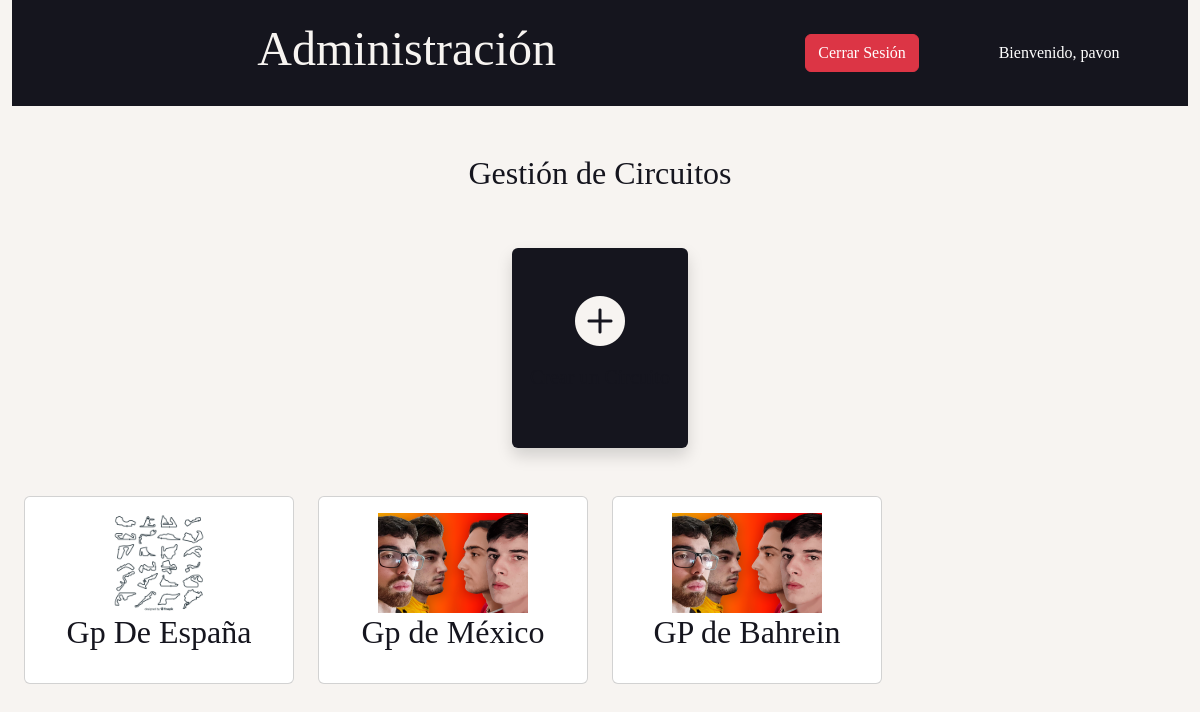
The page /inicio/admin/circuito (signed in) on the database its author committed.
### mundialitopx/models.py (models this page shows, shortened)
class Usuario(AbstractUser):
    fotoperfil = models.ImageField(upload_to='media/foto-perfil/', null=True, blank=True)

class Circuito(models.Model):
    nombre = models.CharField(max_length=100)
    alias = models.CharField(max_length=100)
    pista = models.ImageField(upload_to='media/circuitos/', null=True, blank=True)
    silueta = models.ImageField(upload_to='media/silueta/', null=True, blank=True)
    pais = models.ForeignKey(Pais, on_delete=models.CASCADE)
    fecha = models.DateField( null=True, blank=True)

### mundialitopx/views.py (the view)
# urls.py: path('inicio/admin/circuito', staff_member_required(ListCircuitos.as_view()), name='circuito'),
class ListCircuitos(ListView):
    model = Circuito
    template_name = "mundialitopx/admin/circuito.html"
    context_object_name = "circuitos"

### mundialitopx/templates/mundialitopx/admin/circuito.html
{% extends 'mundialitopx/base.html' %}
{% block content %}
	<div class="row pt-5">
		<h2>Gestión de Circuitos</h2>
	</div>
	<div class="row pt-5 justify-content-center grid gap-5">
		<div class=" card-menu col-2">
			<a href="{% url 'crear_circuito' %}">
				<div class="cardp mcard card shadow w-100 h-100">
					<div class="row pt-5">
						<div class="col">
							<i class=" plus bi bi-plus-circle-fill"></i>
						</div>
					</div>
					<div class="row text-center">
						<div class="col pt-3">
							<p>Crear un Circuito</p>
						</div>
					</div>
				</div>
			</a>
		</div>
        <div class="row">
            {% for circuito in circuitos %}
        <div class="col-3">
            <a href="{% url 'detalle_circuito' circuito.id %}">
            <div class="card cardp text-center">
                <div class="card-body">
                    <div class="card-title">
                        <div class="row">
                            <div class="col-12"><img height="100px"  src="{{ circuito.pista.url}}" alt=""></div>
                            <div class="col-12"><h2>{{ circuito.nombre }}</h2></div>
                        </div>
                    </div>
                </div>
            </div>
            </a>
        </div>
{% endfor %}
        </div>
	</div>
{% endblock %}

### mundialitopx/templates/mundialitopx/base.html (shortened to what this page needs)
{% load static %}
<head>
    <link href="https://cdn.jsdelivr.net/npm/bootstrap@5.3.2/dist/css/bootstrap.min.css" rel="stylesheet">
    <link rel="stylesheet" href="https://cdn.jsdelivr.net/npm/bootstrap-icons@1.11.1/font/bootstrap-icons.css">
    <link rel="stylesheet" href="{% static 'css/style.css' %}">
</head>
<body class="text-center">
    <div class="container-fluid">
        <div class="row">
            <div class="col-12">
                <div class="page-header">
                    <div class="row">
                        <div class="col-8">
                            <h1><a href="/inicio/admin">Administración</a></h1>
                        </div>
                        {% if user.is_authenticated %}
                        <div class="col-2 align-items-center d-flex"><a href="{% url 'logout' %}" class="btn btn-danger">
                                <p class="my-0 text-white">Cerrar Sesión</p>
                            </a>
                        </div>
                        <div class="col-2 align-items-center d-flex">
                            <p class="my-0 text-white">Bienvenido, {{ request.user.username }}</p>
                        </div>
                        {% endif %}
                    </div>
                </div>
            </div>
        </div>
        {% block content %}
        {% endblock %}
</div>
</body>

### mundialitopx/static/css/style.css (style rules this page uses)
body { background-color: #F7F4F1; }
h1 a, h2 a, h2 { color: #15151E; font-family: 'f1-bold'; text-decoration: none; }
.page-header { background-color: #15151E ; margin-top: 0; padding: 20px; }
.page-header h1, .page-header h1 a, .page-header h1 a:visited, .page-header h1 a:active { color: #F7F4F1; font-size: 36pt; text-decoration: none; }
a { text-decoration: none; }
.card-menu { height: 200px; }
.mcard p { font-size: 20px; color: #15151E; }
.mcard { border: #15151E; background-color: #15151E; transition: color 1s ease-in-out; }
p { font-family: 'f1-regular'; }
a { font-family: 'f1-regular'; }
.plus { font-size: 50px; color: #F7F4F1; }
.cardp { transition: all 1s; }

### rows shown on the page
Usuario: user.username "pavon"
Circuito: pista (picture), nombre "Gp De España"
Circuito: pista (picture), nombre "Gp de México"
Circuito: pista (picture), nombre "GP de Bahrein"
